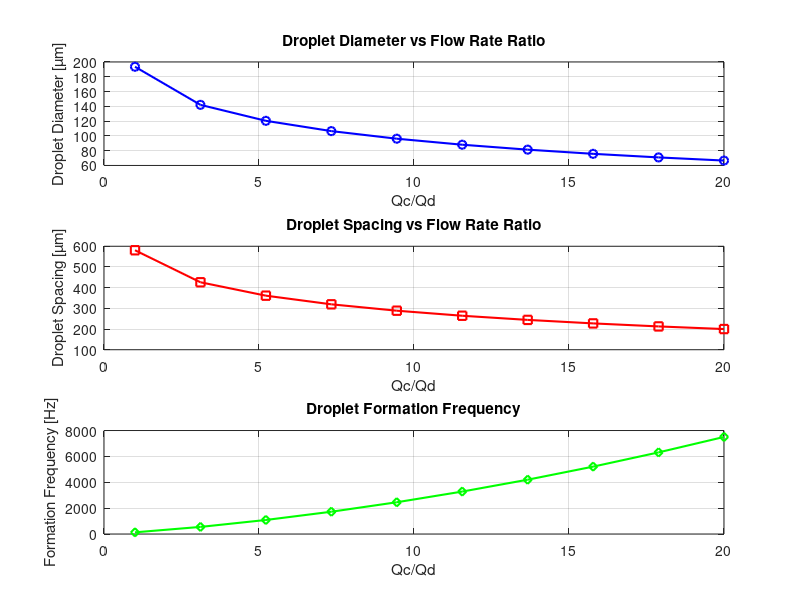

This figure's MATLAB source:

clear; clc; close all;

rho_c = 1000;      % Density of continuous phase [kg/m^3]
rho_d = 900;       % Density of dispersed phase [kg/m^3]
mu_c  = 1e-3;     
mu_d  = 2e-3;      
sigma = 0.03;      

W = 100e-6;        
H = 100e-6;       
W_orifice = 50e-6; 
% Flow rate ratios to study
QcQd = linspace(1, 20, 10);  
Qd = 1e-9;                    


Droplet_D = zeros(size(QcQd));
Droplet_S = zeros(size(QcQd));
Droplet_f = zeros(size(QcQd));


for i = 1:length(QcQd)
    Qc = QcQd(i) * Qd;   
    Uc = Qc / (W * H);
    Ud = Qd / (W_orifice * H);
    Ca = mu_c * Uc / sigma;
    Droplet_D(i) = W * (0.5 + 1.5 * (Qd/Qc)^0.3) / (1 + 10*Ca);
    Droplet_S(i) = 3 * Droplet_D(i);
    Droplet_f(i) = Uc / (Droplet_D(i) + Droplet_S(i));
end


Droplet_D_um = Droplet_D * 1e6;
Droplet_S_um = Droplet_S * 1e6;


fprintf('\n----- DROPLET FORMATION RESULTS -----\n');
fprintf(' W_orifice = %.0f µm\n', W_orifice*1e6);
fprintf(' Qd = %.2e m^3/s\n\n', Qd);
fprintf(' Qc/Qd\tDiameter(µm)\tSpacing(µm)\tFrequency(Hz)\n');
for i = 1:length(QcQd)
    fprintf(' %.1f\t\t%.1f\t\t%.1f\t\t%.1f\n', ...
        QcQd(i), Droplet_D_um(i), Droplet_S_um(i), Droplet_f(i));
end


figure('Color','w');

subplot(3,1,1)
plot(QcQd, Droplet_D_um, 'o-b', 'LineWidth', 1.5)
xlabel('Qc/Qd'); ylabel('Droplet Diameter [µm]');
title('Droplet Diameter vs Flow Rate Ratio'); grid on;

subplot(3,1,2)
plot(QcQd, Droplet_S_um, 's-r', 'LineWidth', 1.5)
xlabel('Qc/Qd'); ylabel('Droplet Spacing [µm]');
title('Droplet Spacing vs Flow Rate Ratio'); grid on;

subplot(3,1,3)
plot(QcQd, Droplet_f, 'd-g', 'LineWidth', 1.5)
xlabel('Qc/Qd'); ylabel('Formation Frequency [Hz]');
title('Droplet Formation Frequency'); grid on;
